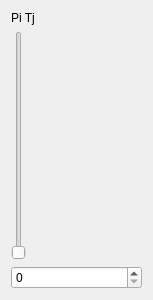
<?xml version="1.0" encoding="UTF-8"?>
<ui version="4.0">
 <class>InletWidget</class>
 <widget class="QWidget" name="InletWidget">
  <property name="geometry">
   <rect>
    <x>0</x>
    <y>0</y>
    <width>153</width>
    <height>300</height>
   </rect>
  </property>
  <property name="sizePolicy">
   <sizepolicy hsizetype="Minimum" vsizetype="Minimum">
    <horstretch>0</horstretch>
    <verstretch>0</verstretch>
   </sizepolicy>
  </property>
  <property name="windowTitle">
   <string>InletWidget</string>
  </property>
  <layout class="QGridLayout" name="gridLayout">
   <item row="0" column="0">
    <layout class="QVBoxLayout" name="verticalLayout">
     <item>
      <widget class="QLabel" name="label">
       <property name="sizePolicy">
        <sizepolicy hsizetype="Preferred" vsizetype="Preferred">
         <horstretch>0</horstretch>
         <verstretch>0</verstretch>
        </sizepolicy>
       </property>
       <property name="text">
        <string>Pi Tj</string>
       </property>
      </widget>
     </item>
     <item>
      <widget class="QSlider" name="slider">
       <property name="orientation">
        <enum>Qt::Vertical</enum>
       </property>
      </widget>
     </item>
     <item>
      <widget class="QSpinBox" name="spinBox">
       <property name="sizePolicy">
        <sizepolicy hsizetype="Preferred" vsizetype="Fixed">
         <horstretch>0</horstretch>
         <verstretch>0</verstretch>
        </sizepolicy>
       </property>
      </widget>
     </item>
    </layout>
   </item>
  </layout>
 </widget>
 <layoutdefault spacing="6" margin="11"/>
 <resources/>
 <connections>
  <connection>
   <sender>slider</sender>
   <signal>valueChanged(int)</signal>
   <receiver>spinBox</receiver>
   <slot>setValue(int)</slot>
   <hints>
    <hint type="sourcelabel">
     <x>24</x>
     <y>145</y>
    </hint>
    <hint type="destinationlabel">
     <x>87</x>
     <y>284</y>
    </hint>
   </hints>
  </connection>
  <connection>
   <sender>spinBox</sender>
   <signal>valueChanged(int)</signal>
   <receiver>slider</receiver>
   <slot>setValue(int)</slot>
   <hints>
    <hint type="sourcelabel">
     <x>116</x>
     <y>278</y>
    </hint>
    <hint type="destinationlabel">
     <x>19</x>
     <y>108</y>
    </hint>
   </hints>
  </connection>
 </connections>
</ui>
